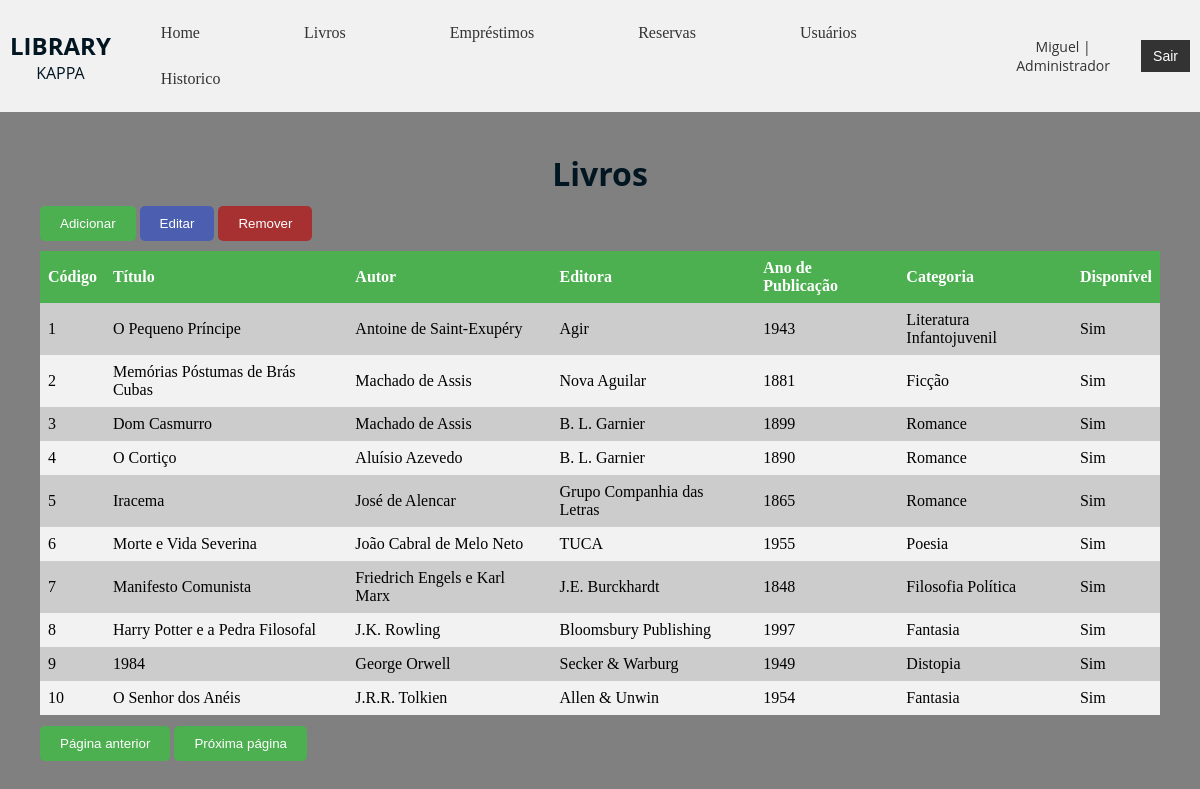
The app's page /views/livros.php (signed in) with its own data.
### tables this page shows
CREATE TABLE livros (
	id_livro INT AUTO_INCREMENT PRIMARY KEY,
	titulo VARCHAR(120) NOT NULL,
	autor VARCHAR(120) NOT NULL,
	editora VARCHAR(120) NOT NULL,
	ano_publicacao INT,
	categoria VARCHAR(120),
	disponivel BOOLEAN DEFAULT true
);

### views/livros.php (the view, shortened to what this page needs)
<?php
require_once("../models/conexao.php");
$query = $pdo->query("SELECT id_livro, titulo, autor, editora, ano_publicacao, categoria, IF(disponivel, 'Sim', 'Não') as disponivel FROM livros");
$res = $query->fetchALL(PDO::FETCH_ASSOC);
?>
<!DOCTYPE html>
<html lang="pt-br">
    <head>
        <link rel="stylesheet" type="text/css" href="../public/style.css" />
        <link rel="stylesheet" type="text/css" href="../public/tabela.css" />
        <link rel="stylesheet" type="text/css" href="../public/popup.css" />
    </head>
    <body>
        <nav>
            <div class="logo">
                <h1>LIBRARY</h1>
                <p>KAPPA</p>
            </div>
            <ul class="navbar">
                <li><a href="home.php">Home</a></li>
                <li><a href="livros.php">Livros</a></li>
                <li><a href="emprestimos.php">Empréstimos</a></li>
                <li><a href="reservas.php">Reservas</a></li>
                <li><a href="usuarios.php">Usuários</a></li>
                <li><a href="historico.php">Historico</a></li>
            </ul>
            <div class="user-info">
                <p><?php echo $_SESSION['nome'].' | '.$_SESSION['nivel'];?></p>
                <button onclick="sair()">Sair</a></button>
            </div>
        </nav>
        <div class="table-container">
            <h1 id="titulo">Livros</h1>
            <button class="add-button" onclick="abrirForm('add-overlay')">Adicionar</button>
            <button class="edit-button" onclick="abrirForm('edit-overlay')">Editar</button>
            <button class="remove-button" onclick="abrirForm('remove-overlay')">Remover</button>
            <table id="tabela-paginacao">
                <thead>
                    <tr>
                        <th>Código</th>
                        <th>Título</th>
                        <th>Autor</th>
                        <th>Editora</th>
                        <th>Ano de Publicação</th>
                        <th>Categoria</th>
                        <th>Disponível</th>
                    </tr>
                </thead>
                <tbody>
                    <?php foreach ($res as $livros): ?>
                        <tr>
                            <td><?php echo $livros['id_livro']; ?></td>
                            <td><?php echo $livros['titulo']; ?></td>
                            <td><?php echo $livros['autor']; ?></td>
                            <td><?php echo $livros['editora']; ?></td>
                            <td><?php echo $livros['ano_publicacao']; ?></td>
                            <td><?php echo $livros['categoria']; ?></td>
                            <td><?php echo $livros['disponivel']; ?></td>
                        </tr>
                    <?php endforeach; ?>
                </tbody>
            </table>
            <div id="paginacao">
                <button onclick="paginaAnterior()">Página anterior</button>
                <button onclick="proximaPagina()">Próxima página</button>
            </div>
        </div>
    </body>
</html>

### public/style.css (style rules this page uses)
body { background-color: gray; margin: 0; padding: 0; }
.logo, h1, p { padding: 0; margin: 0; font-family: 'Open Sans'; color: #021622; text-align: center; }
nav { display: flex; align-items: center; justify-content: space-between; padding: 10px; background-color: #f1f1f1; }
ul.navbar { list-style-type: none; margin: 0; padding: 0; overflow: hidden; background-color: #f1f1f1; }
ul.navbar li { display: inline-block; }
ul.navbar li a { display: block; color: #333; text-align: center; padding: 14px 50px; text-decoration: none; }
.user-info { display: flex; align-items: center; }
.user-info p { margin-right: 10px; font-size: 14px; color: #333; }
.user-info button { padding: 8px 12px; background-color: #333; border: none; color: #fff; font-size: 14px; cursor: pointer; }
.add-button, .edit-button, .devolucao-button, .retirado-button, .remove-button, #paginacao button { color: #fff; padding: 10px 20px; border: none; border-radius: 5px; cursor: pointer; margin-top: 1%; margin-bottom: 10px; }
.add-button { background-color: #4CAF50; }
.edit-button, .devolucao-button, .retirado-button { background-color: #4c5eaf; }
.remove-button { background-color: #a73131; }
#paginacao button { background-color: #4CAF50; }

### public/tabela.css (style rules this page uses)
.table-container { padding: 20px; margin: 20px; }
table { border-collapse: collapse; width: 100%; }
th, td { text-align: left; padding: 8px; }
th { background-color: #4CAF50; color: white; }
tr:nth-child(even) { background-color: #f2f2f2; }
tr:nth-child(odd) { background-color: #cccccc; }

### records on screen
livros: id_livro "1", titulo "O Pequeno Príncipe", autor "Antoine de Saint-Exupéry", editora "Agir", ano_publicacao "1943", categoria "Literatura Infantojuvenil", disponivel "Sim"
livros: id_livro "2", titulo "Memórias Póstumas de Brás Cubas", autor "Machado de Assis", editora "Nova Aguilar", ano_publicacao "1881", categoria "Ficção", disponivel "Sim"
livros: id_livro "3", titulo "Dom Casmurro", autor "Machado de Assis", editora "B. L. Garnier", ano_publicacao "1899", categoria "Romance", disponivel "Sim"
livros: id_livro "4", titulo "O Cortiço", autor "Aluísio Azevedo", editora "B. L. Garnier", ano_publicacao "1890", categoria "Romance", disponivel "Sim"
livros: id_livro "5", titulo "Iracema", autor "José de Alencar", editora "Grupo Companhia das Letras", ano_publicacao "1865", categoria "Romance", disponivel "Sim"
livros: id_livro "6", titulo "Morte e Vida Severina", autor "João Cabral de Melo Neto", editora "TUCA", ano_publicacao "1955", categoria "Poesia", disponivel "Sim"
livros: id_livro "7", titulo "Manifesto Comunista", autor "Friedrich Engels e Karl Marx", editora "J.E. Burckhardt", ano_publicacao "1848", categoria "Filosofia Política", disponivel "Sim"
livros: id_livro "8", titulo "Harry Potter e a Pedra Filosofal", autor "J.K. Rowling", editora "Bloomsbury Publishing", ano_publicacao "1997", categoria "Fantasia", disponivel "Sim"
livros: id_livro "9", titulo "1984", autor "George Orwell", editora "Secker & Warburg", ano_publicacao "1949", categoria "Distopia", disponivel "Sim"
livros: id_livro "10", titulo "O Senhor dos Anéis", autor "J.R.R. Tolkien", editora "Allen & Unwin", ano_publicacao "1954", categoria "Fantasia", disponivel "Sim"

### other values on screen
$_SESSION['nome'] "Miguel"
$_SESSION['nivel'] "Administrador"
